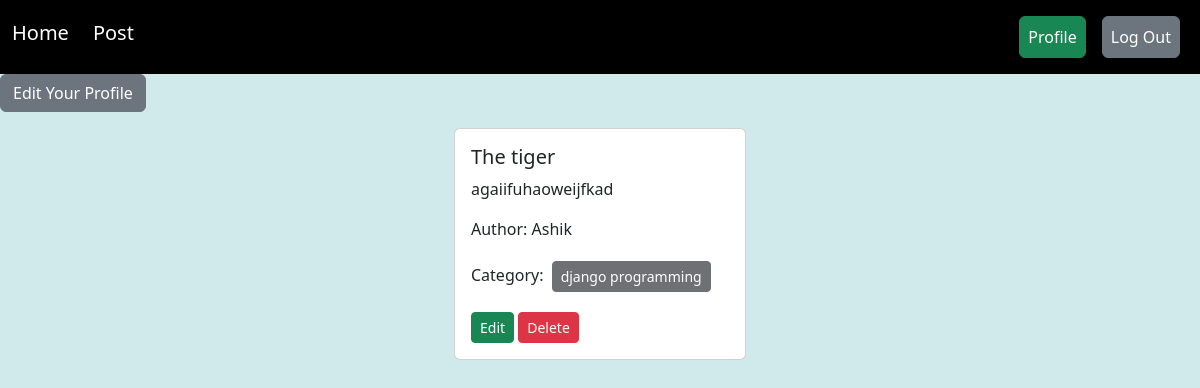
The page /ragister/profile/ (signed in) on the database its author committed.
### posts/models.py (models this page shows, shortened)
class Post_model(models.Model):
    title = models.CharField(max_length = 100)
    content = models.TextField()
    category = models.ManyToManyField(Category)
    author = models.ForeignKey(User, on_delete = models.CASCADE)
    image = models.ImageField(upload_to='posts/media/uploads/',blank=True, null=True)

### categories/models.py (models this page shows, shortened)
class Category(models.Model):
    name = models.CharField(max_length = 100)
    slug = models.SlugField(max_length = 100, null=True, blank=True,unique=True)

### author/views.py (the view)
# urls.py: path('profile/',views.Profile, name='profilepage'),
@login_required
def Profile(request):
    data = Post_model.objects.filter(author = request.user)
    return render(request,'profile.html',{'data':data})

### author/templates/profile.html
{% extends "base.html" %}
{% load crispy_forms_tags %}
{% block author_block %}
<div>
      <a href="{% url 'editprofilepage' %}" class="btn btn-secondary">Edit Your Profile</a>
</div>
<div class="d-flex flex-wrap justify-content-center">
  {% for post in data  %}
  <div class="col-sm-3 mb-3 mb-sm-0 pt-3">
    <div class="card mx-1">
      <div class="card-body">
        <h5 class="card-title"> {{post.title}} </h5>
        <p class="card-text"> {{post.content}} </p>
        <p>Author: {{post.author.first_name}} </p>
        <p>
          Category: {% for cat in post.category.all %}
          <button class="btn btn-dark m-1 btn-sm" disabled> {{cat.name}} </button>
          {% endfor %}
        </p>
        <a href="{% url 'editpage' post.id %}" class="btn btn-success btn-sm">Edit</a>
        <a href="{% url 'deletepage' post.id %}" class="btn btn-danger btn-sm">Delete</a>
      </div>
    </div>
  </div>
  {% endfor %}
</div>
{% endblock %}

### rows shown on the page
Post_model: title "The tiger", content "agaiifuhaoweijfkad", author.first_name "Ashik"
Category: name "django programming"
